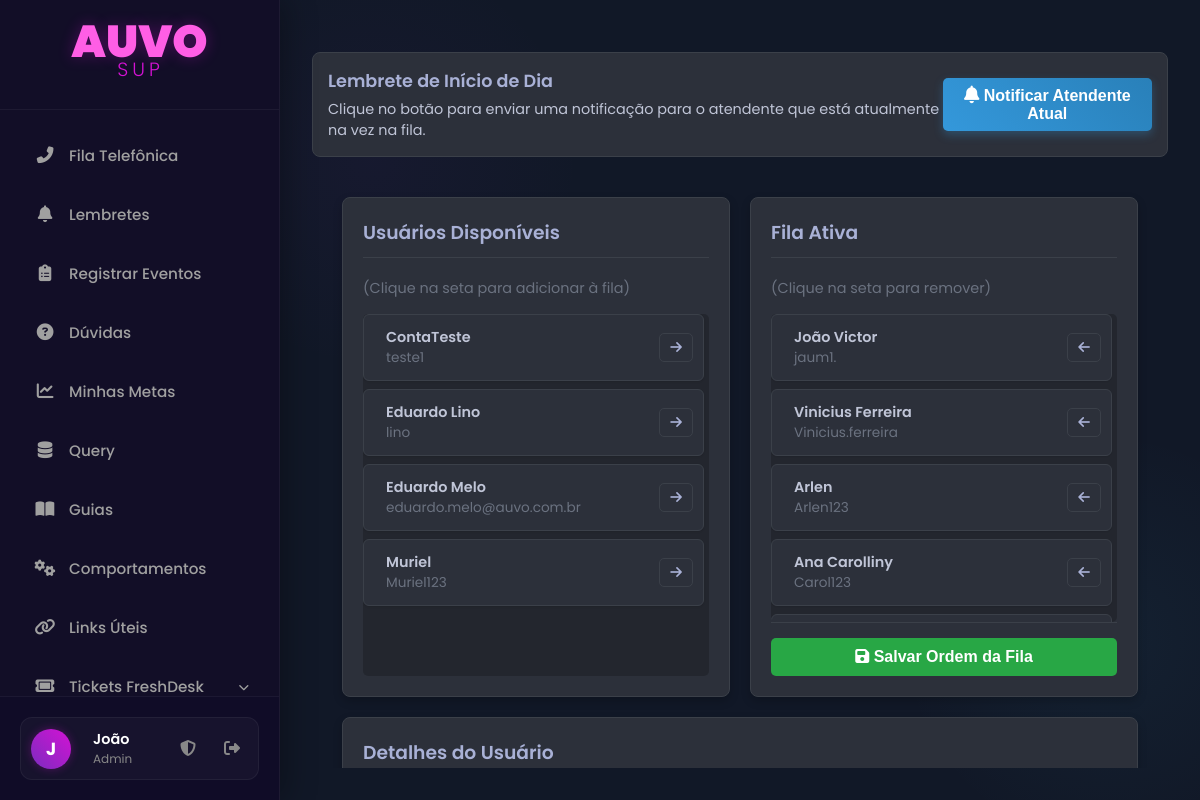
The page /configurar-fila (signed in) on the database as committed earlier.
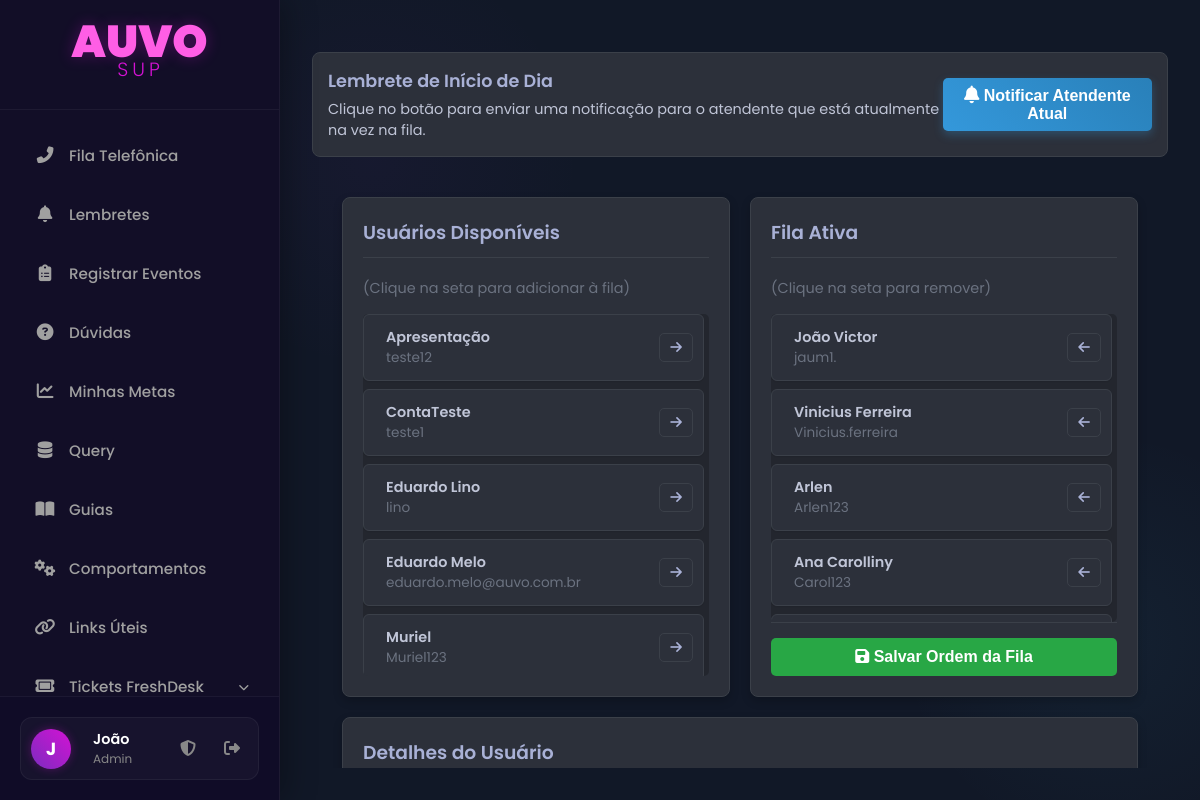
The same page on the database as committed later.
### app.py (models this page shows, shortened)
class User(db.Model, UserMixin):
    id = db.Column(db.Integer, primary_key=True)
    name = db.Column(db.String(150), nullable=False)
    username = db.Column(db.String(80), unique=True, nullable=False)
    email = db.Column(db.String(120), unique=True, nullable=False)
    password_hash = db.Column(db.String(128), nullable=False)
    discord_id = db.Column(db.String(50), nullable=True, unique=True)
    is_admin = db.Column(db.Boolean, nullable=False, default=False)
    manager_id = db.Column(db.Integer, db.ForeignKey('user.id'), nullable=True)
    lunch_start = db.Column(db.Time, nullable=True)
    lunch_end = db.Column(db.Time, nullable=True)
    ramal = db.Column(db.String(10), nullable=True)

class PhoneQueueMember(db.Model):
    id = db.Column(db.Integer, primary_key=True)
    user_id = db.Column(db.Integer, db.ForeignKey('user.id'), nullable=False)
    position = db.Column(db.Integer, nullable=False)
    user = db.relationship('User')

### app.py (the view, shortened to what this page needs)
@app.route('/configurar-fila', methods=['GET', 'POST'])
@login_required
def configurar_fila():
    form = FlaskForm()
    all_users = User.query.order_by(User.name).all()
    queue_members = PhoneQueueMember.query.options(joinedload(PhoneQueueMember.user)).order_by(PhoneQueueMember.position).all()
    queue_user_ids = {member.user_id for member in queue_members}
    return render_template('configurar_fila.html',
                           title="Configurar Fila",
                           all_users=all_users,
                           queue_members=queue_members,
                           queue_user_ids=queue_user_ids,
                           form=form)

### app.py (called while the page is built)
@app.context_processor
def inject_now():
    return {'now': datetime.utcnow()}

@login_manager.user_loader
def load_user(user_id):
    return User.query.get(int(user_id))

### templates/configurar_fila.html (shortened to what this page needs)
{% extends "base.html" %}
{% block content %}
    <div class="notify-section" style="background-color: var(--dark-bg-secondary); border-color: var(--dark-border);">
        <div class="notify-info">
            <h4 style="color: var(--dark-text-primary);">Lembrete de Início de Dia</h4>
            <p style="color: var(--dark-text-secondary);">Clique no botão para enviar uma notificação para o atendente que está atualmente na vez na fila.</p>
        </div>
        <form method="POST" action="{{ url_for('notificar_atendente_atual') }}" style="margin: 0;">
            <button type="submit" class="btn btn-notify">
                <i class="fa-solid fa-bell"></i> Notificar Atendente Atual
            </button>
        </form>
    </div>
    <div class="config-container">
        <div class="config-column" id="available-column">
            <h3>Usuários Disponíveis</h3>
            <p class="column-subtitle">(Clique na seta para adicionar à fila)</p>
            <ul class="user-list" id="available-users-list">
                {% for user in all_users %}
                    {% if user.id not in queue_user_ids %}
                    <li class="user-card" data-user-id="{{ user.id }}">
                        <div class="user-card-info">
                            <span class="user-name">{{ user.name }}</span>
                            <small>{{ user.username }}</small>
                        </div>
                        <button type="button" class="queue-move-btn add" title="Adicionar à fila">
                            <i class="fa-solid fa-arrow-right"></i>
                        </button>
                    </li>
                    {% endif %}
                {% endfor %}
            </ul>
        </div>
        <div class="config-column" id="active-queue-column">
            <h3>Fila Ativa</h3>
            <p class="column-subtitle">(Clique na seta para remover)</p>
            <ul class="user-list" id="active-queue-list">
                {% for member in queue_members %}
                <li class="user-card" data-user-id="{{ member.user.id }}">
                    <div class="user-card-info">
                        <span class="user-name">{{ member.user.name }}</span>
                        <small>{{ member.user.username }}</small>
                    </div>
                    <button type="button" class="queue-move-btn remove" title="Remover da fila">
                        <i class="fa-solid fa-arrow-left"></i>
                    </button>
                </li>
                {% endfor %}
            </ul>
            <form method="POST" action="{{ url_for('configurar_fila') }}" id="queue-form" style="margin-top: auto;">
                <div class="save-button-container">
                    <button type="submit" class="btn-save btn-save-primary">
                        <i class="fa-solid fa-save"></i> Salvar Ordem da Fila
                    </button>
                </div>
            </form>
        </div>
        <div class="config-column" id="details-column">
            <h3>Detalhes do Usuário</h3>
        </div>
    </div>
{% endblock %}

### templates/base.html (shortened to what this page needs)
<!DOCTYPE html>
<html lang="pt-br">
<head>
    <link rel="stylesheet" href="{{ url_for('static', filename='css/style.css') }}">
    <link rel="stylesheet" href="https://cdnjs.cloudflare.com/ajax/libs/font-awesome/6.2.0/css/all.min.css">
</head>
<body>
    <div class="main-container">
        <nav class="sidebar">
            <div class="sidebar-header">
                <div style="line-height: 1; cursor: default;">
                    <h1 style="
                        color: #ff5ee5;
                        font-size: 2.8em;
                        font-family: 'Poppins', sans-serif;
                        font-weight: 900;
                        margin: 0; padding: 0;
                        text-shadow: 0 0 15px rgba(212, 18, 212, 0.3);
                    ">AUVO</h1>
                    <span style="
                        color: #d412d4;
                        font-size: 1.2em;
                        font-family: 'Poppins', sans-serif;
                        font-weight: 300;
                        display: block;
                        margin-top: -5px;
                        letter-spacing: 4px;
                        margin-left: 2px;
                    ">SUP</span>
                </div>
            </div>
            <ul class="menu">
                <li class="menu-item">
                    <a href="{{ url_for('fila_telefonica') }}">
                        <i class="fa-solid fa-phone-alt menu-icon"></i>
                        <span>Fila Telefônica</span>
                    </a>
                </li>
                <li class="menu-item">
                    <a href="{{ url_for('list_reminders') }}">
                        <i class="fa-solid fa-bell menu-icon"></i>
                        <span>Lembretes</span>
                    </a>
                </li>
                <li class="menu-item">
                    <a href="{{ url_for('listar_eventos') }}">
                        <i class="fa-solid fa-clipboard-list menu-icon"></i>
                        <span>Registrar Eventos</span>
                    </a>
                </li>
                <li class="menu-item">
                    <a href="{{ url_for('listar_duvidas') }}">
                        <i class="fa-solid fa-question-circle menu-icon"></i>
                        <span>Dúvidas</span>
                    </a>
                </li>
                <li class="menu-item">
                    <a href="{{ url_for('minhas_metas') }}">
                        <i class="fa-solid fa-chart-line menu-icon"></i>
                        <span>Minhas Metas</span>
                    </a>
                </li>
                <li class="menu-item">
                     <a href="{{ url_for('list_queries') }}">
                         <i class="fa-solid fa-database menu-icon"></i>
                         <span>Query</span>
                     </a>
                </li>
                <li class="menu-item">
                    <a href="{{ url_for('listar_guias') }}">
                        <i class="fa-solid fa-book-open menu-icon"></i>
                        <span>Guias</span>
                    </a>
                </li>
                <li class="menu-item">
                    <a href="{{ url_for('listar_comportamentos') }}">
                        <i class="fa-solid fa-cogs menu-icon"></i>
                        <span>Comportamentos</span>
                    </a>
                </li>
                <li class="menu-item">
                    <a href="{{ url_for('links_uteis') }}">
                        <i class="fa-solid fa-link menu-icon"></i>
                        <span>Links Úteis</span>
                    </a>
                </li>
                <li class="menu-item has-submenu" id="tickets-menu">
                    <a href="#">
                        <i class="fa-solid fa-ticket menu-icon"></i>
                        <span>Tickets FreshDesk</span>
                    </a>
                </li>
            </ul>
            <div class="sidebar-footer">
                {% if current_user.is_authenticated %}
                <div class="user-profile">
                    <div class="user-avatar">
                         {% if current_user.avatar_filename %}
                            <img src="{{ url_for('static', filename='uploads/avatars/' + current_user.avatar_filename) }}" alt="Avatar">
                        {% else %}
                            {{ current_user.name[0] }}
                        {% endif %}
                    </div>
                    <a href="{{ url_for('profile') }}" class="user-profile-link" title="Editar Perfil">
                        <div class="user-info">
                            <span class="user-name">{{ current_user.name.split()[0] }}</span>
                            <span class="user-role">
                                {% if current_user.is_admin %} Admin {% else %} Atendente {% endif %}
                            </span>
                        </div>
                    </a>
                    {% if current_user.is_admin %}
                    <a href="{{ url_for('admin_dashboard') }}" class="admin-icon" title="Painel Admin">
                        <i class="fa-solid fa-shield-halved"></i>
                    </a>
                    {% endif %}
                    <a href="{{ url_for('logout') }}" class="logout-icon" title="Sair">
                        <i class="fa-solid fa-right-from-bracket"></i>
                    </a>
                </div>
                {% endif %}
            </div>
        </nav>
        <main class="content">
            {% block content %}{% endblock %}
        </main>
    </div>
</body>
</html>

### templates/base.html (style rules this page uses)
* { margin: 0; padding: 0; box-sizing: border-box; }
body { font-family: 'Poppins', sans-serif; background-color: #0f0c29; color: #e0e0e0; min-height: 100vh; overflow-x: hidden; }
.main-container { display: flex; min-height: 100vh; }
.sidebar { width: 280px; background: rgba(19, 15, 40, 0.95); border-right: 1px solid rgba(255, 255, 255, 0.05); display: flex; flex-direction: column; position: fixed; top: 0; left: 0; height: 100vh; z-index: 1000; padding-top: 20px; box-shadow: 5px 0 30px rgba(0,0,0,0.3); transition: all 0.3s ease; }
.sidebar-header { text-align: center; padding: 0 20px 30px 20px; border-bottom: 1px solid rgba(255, 255, 255, 0.05); margin-bottom: 20px; }
.menu { list-style: none; padding: 0 15px; flex-grow: 1; overflow-y: auto; }
.menu-item { margin-bottom: 8px; border-radius: 12px; transition: all 0.3s ease; }
.menu a { display: flex; align-items: center; padding: 14px 18px; text-decoration: none; color: #a0a0a0; font-weight: 500; font-size: 0.95em; border-radius: 12px; transition: all 0.3s ease; position: relative; overflow: hidden; }
.menu-icon { width: 24px; margin-right: 12px; font-size: 1.1em; text-align: center; transition: color 0.3s ease; }
.menu-item.has-submenu > a::after { content: '\f078'; font-family: 'Font Awesome 6 Free'; font-weight: 900; font-size: 0.7em; margin-left: auto; transition: transform 0.3s; }
.sidebar-footer { padding: 20px; border-top: 1px solid rgba(255, 255, 255, 0.05); background: rgba(15, 12, 41, 0.8); }
.user-profile { display: flex; align-items: center; gap: 12px; background: rgba(255, 255, 255, 0.03); padding: 10px; border-radius: 12px; border: 1px solid rgba(255, 255, 255, 0.05); transition: background 0.3s; }
.user-avatar { width: 40px; height: 40px; border-radius: 50%; background: linear-gradient(45deg, #7b2cbf, #d412d4); color: white; display: flex; align-items: center; justify-content: center; font-weight: bold; font-size: 1.1em; overflow: hidden; box-shadow: 0 0 10px rgba(212, 18, 212, 0.3); }
.user-info { flex-grow: 1; display: flex; flex-direction: column; overflow: hidden; }
.user-name { font-size: 0.9em; font-weight: 600; color: #fff; white-space: nowrap; text-overflow: ellipsis; overflow: hidden; }
.user-role { font-size: 0.75em; color: #888; }
.user-profile-link { text-decoration: none; flex-grow: 1; display: flex; }
.admin-icon, .logout-icon { color: #888; font-size: 1em; padding: 8px; border-radius: 8px; transition: all 0.2s; text-decoration: none; }
.content { flex-grow: 1; margin-left: 280px; padding: 40px; background-image: radial-gradient(circle at 10% 20%, rgba(123, 44, 191, 0.05) 0%, transparent 20%), radial-gradient(circle at 90% 80%, rgba(76, 201, 240, 0.05) 0%, transparent 20%); min-height: 100vh; }

Rows that differ between the two databases and show on the page:
added User: name "Apresentação", username "teste12"
